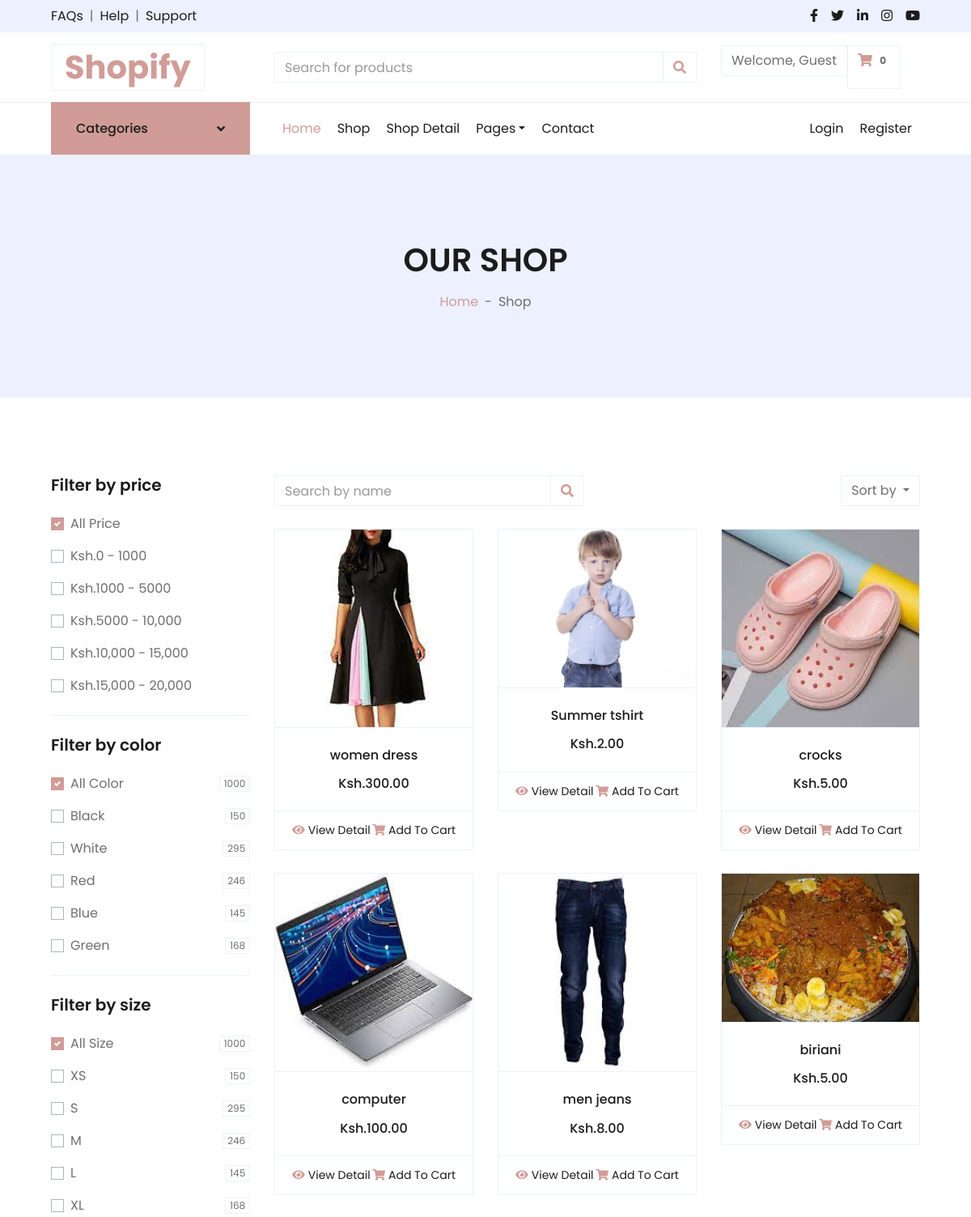
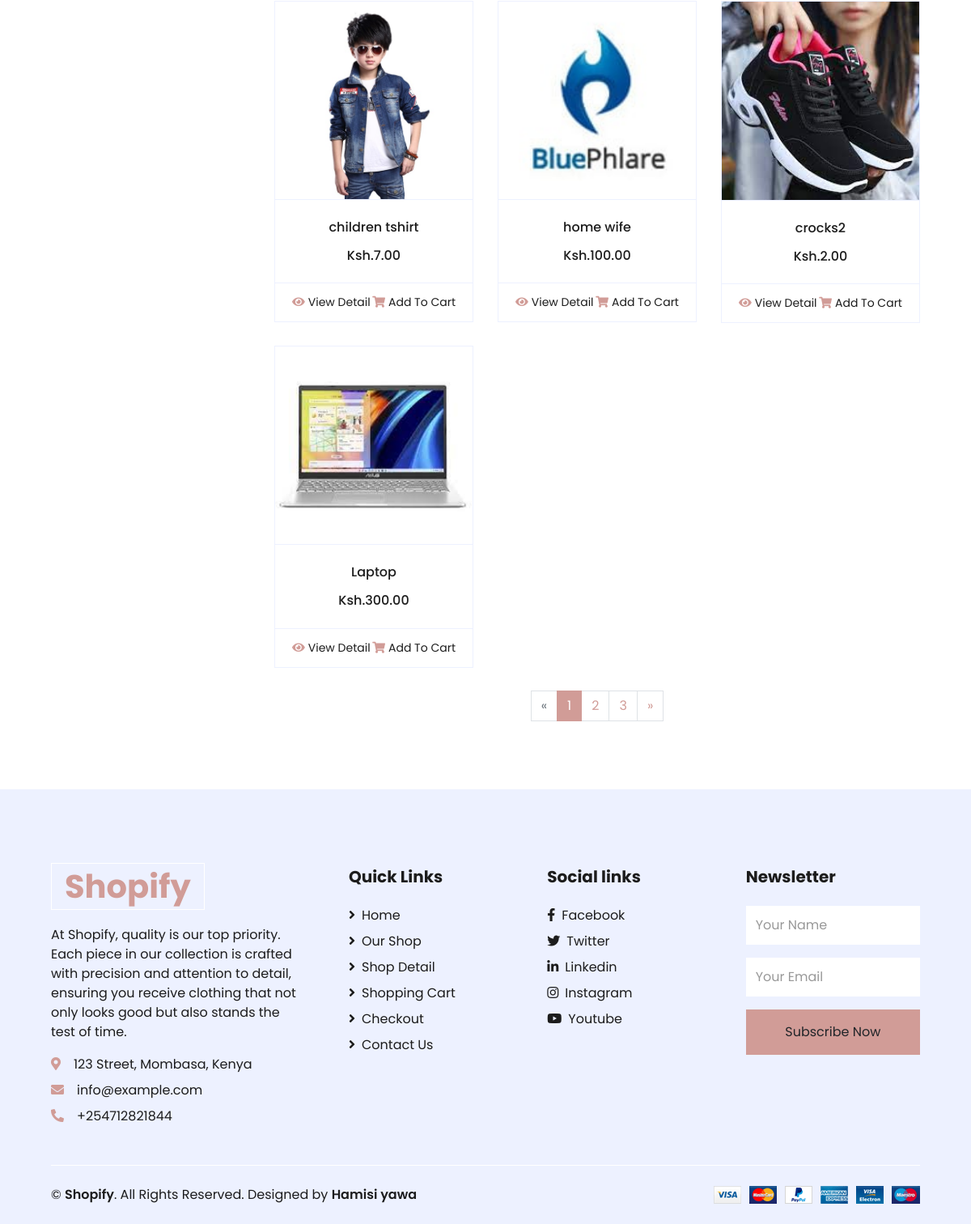
The app's page /shop/ with its own data (2 pictures, top to bottom).
### shopify/models.py (models this page shows, shortened)
class Product(models.Model):
    Category = models.ForeignKey(Category, on_delete=models.CASCADE, null=True, blank=True)
    product_title = models.CharField(max_length=30, null=True)
    price = models.DecimalField(max_digits=7,decimal_places=2)
    description = models.CharField(max_length=255,null=True)
    sizes = models.CharField(max_length=10, choices=[('XS', 'XS'), ('S', 'S'), ('M', 'M'), ('L', 'L'), ('XL', 'XL')], null=True, blank=True)
    colors = models.CharField(max_length=20, null=True, blank=True)
    digital = models.BooleanField(default=False,null=True, blank=False)
    trendy = models.BooleanField(default=False,null=True, blank=False)
    image = models.ImageField(upload_to='media/', default='profile.png')

### shopify/views.py (the view)
# urls.py: path('shop/', views.shop, name='shop'),
def shop(request):
    products = Product.objects.all()
    categories = Category.objects.all()
    data = cartData(request)
    shipping = data['shipping']
    cartItems = data['cartItems']
    order = data['order']
    items = data['items']
    context ={
        'cartItems': cartItems,
        'items':items,
        'order': order,
        'categories': categories,
        'products': products,
        'name':'shop'
    }
    return render(request, 'shop.html',context)

### shopify/utils.py (called while the page is built, shortened)
def cookieCart(request):
    try:
       cart = json.loads(request.COOKIES['cart'])
    except:
        cart = {}
    print('Cart:', cart)
    items = []
    order = {'get_cart_total': 0, 'get_cart_items': 0,'shiping_details': False}
    cartItems = order['get_cart_items']
    return {'cartItems': cartItems,'order': order, 'items': items}

def cartData(request):
    if request.user.is_authenticated:
        shipping = Shipping.objects.first()
        customer = request.user.customer
        order, created = Order.objects.get_or_create(customer=customer, complete=False)
        items = order.orderitem_set.all()
        cartItems = order.get_cart_items
    else:
        shipping = Shipping.objects.first()
        cookieData = cookieCart(request)
        cartItems = cookieData['cartItems']
        order = cookieData['order']
        items = cookieData['items']
    return {'cartItems': cartItems,'order': order, 'items': items, 'shipping': shipping}

### shopify/templates/shop.html (shortened to what this page needs)
{% extends 'common.html'%}
{% load static %}
{% block content %}
 <div class="container-fluid bg-secondary mb-5">
    <div class="d-flex flex-column align-items-center justify-content-center" style="min-height: 300px">
        <h1 class="font-weight-semi-bold text-uppercase mb-3">Our Shop</h1>
        <div class="d-inline-flex">
            <p class="m-0"><a href="{% url 'shopify:home'%}">Home</a></p>
            <p class="m-0 px-2">-</p>
            <p class="m-0">Shop</p>
        </div>
    </div>
</div>
<div class="container-fluid pt-5">
    <div class="row px-xl-5">
        <div class="col-lg-3 col-md-12">
            <div class="border-bottom mb-4 pb-4">
                <h5 class="font-weight-semi-bold mb-4">Filter by price</h5>
                <form>
                    <div class="custom-control custom-checkbox d-flex align-items-center justify-content-between mb-3">
                        <label class="custom-control-label" for="price-all">All Price</label>
                    </div>
                    <div class="custom-control custom-checkbox d-flex align-items-center justify-content-between mb-3">
                        <label class="custom-control-label" for="price-1">Ksh.0 - 1000</label>
                    </div>
                    <div class="custom-control custom-checkbox d-flex align-items-center justify-content-between mb-3">
                        <label class="custom-control-label" for="price-2">Ksh.1000 - 5000</label>
                    </div>
                    <div class="custom-control custom-checkbox d-flex align-items-center justify-content-between mb-3">
                        <label class="custom-control-label" for="price-3">Ksh.5000 - 10,000</label>
                    </div>
                    <div class="custom-control custom-checkbox d-flex align-items-center justify-content-between mb-3">
                        <label class="custom-control-label" for="price-4">Ksh.10,000 - 15,000</label>
                    </div>
                    <div class="custom-control custom-checkbox d-flex align-items-center justify-content-between">
                        <label class="custom-control-label" for="price-5">Ksh.15,000 - 20,000</label>
                    </div>
                </form>
            </div>
            <div class="border-bottom mb-4 pb-4">
                <h5 class="font-weight-semi-bold mb-4">Filter by color</h5>
                <form>
                    <div class="custom-control custom-checkbox d-flex align-items-center justify-content-between mb-3">
                        <label class="custom-control-label" for="price-all">All Color</label>
                        <span class="badge border font-weight-normal">1000</span>
                    </div>
                    <div class="custom-control custom-checkbox d-flex align-items-center justify-content-between mb-3">
                        <label class="custom-control-label" for="color-1">Black</label>
                        <span class="badge border font-weight-normal">150</span>
                    </div>
                    <div class="custom-control custom-checkbox d-flex align-items-center justify-content-between mb-3">
                        <label class="custom-control-label" for="color-2">White</label>
                        <span class="badge border font-weight-normal">295</span>
                    </div>
                    <div class="custom-control custom-checkbox d-flex align-items-center justify-content-between mb-3">
                        <label class="custom-control-label" for="color-3">Red</label>
                        <span class="badge border font-weight-normal">246</span>
                    </div>
                    <div class="custom-control custom-checkbox d-flex align-items-center justify-content-between mb-3">
                        <label class="custom-control-label" for="color-4">Blue</label>
                        <span class="badge border font-weight-normal">145</span>
                    </div>
                    <div class="custom-control custom-checkbox d-flex align-items-center justify-content-between">
                        <label class="custom-control-label" for="color-5">Green</label>
                        <span class="badge border font-weight-normal">168</span>
                    </div>
                </form>
            </div>
            <div class="mb-5">
                <h5 class="font-weight-semi-bold mb-4">Filter by size</h5>
                <form>
                    <div class="custom-control custom-checkbox d-flex align-items-center justify-content-between mb-3">
                        <label class="custom-control-label" for="size-all">All Size</label>
                        <span class="badge border font-weight-normal">1000</span>
                    </div>
                    <div class="custom-control custom-checkbox d-flex align-items-center justify-content-between mb-3">
                        <label class="custom-control-label" for="size-1">XS</label>
                        <span class="badge border font-weight-normal">150</span>
                    </div>
                    <div class="custom-control custom-checkbox d-flex align-items-center justify-content-between mb-3">
                        <label class="custom-control-label" for="size-2">S</label>
                        <span class="badge border font-weight-normal">295</span>
                    </div>
                    <div class="custom-control custom-checkbox d-flex align-items-center justify-content-between mb-3">
                        <label class="custom-control-label" for="size-3">M</label>
                        <span class="badge border font-weight-normal">246</span>
                    </div>
                    <div class="custom-control custom-checkbox d-flex align-items-center justify-content-between mb-3">
                        <label class="custom-control-label" for="size-4">L</label>
                        <span class="badge border font-weight-normal">145</span>
                    </div>
                    <div class="custom-control custom-checkbox d-flex align-items-center justify-content-between">
                        <label class="custom-control-label" for="size-5">XL</label>
                        <span class="badge border font-weight-normal">168</span>
                    </div>
                </form>
            </div>
        </div>
        <div class="col-lg-9 col-md-12">
            <div class="row pb-3">
                <div class="col-12 pb-1">
                    <div class="d-flex align-items-center justify-content-between mb-4">
                        <form action="">
                            <div class="input-group">
                                <input type="text" class="form-control" placeholder="Search by name">
                                <div class="input-group-append">
                                    <span class="input-group-text bg-transparent text-primary">
                                        <i class="fa fa-search"></i>
                                    </span>
                                </div>
                            </div>
                        </form>
                        <div class="dropdown ml-4">
                            <button class="btn border dropdown-toggle" type="button" id="triggerId" data-toggle="dropdown" aria-haspopup="true"
                                    aria-expanded="false">
                                        Sort by
                                    </button>
                        </div>
                    </div>
                </div>
                {% for product in products %}
                <div class="col-lg-4 col-md-6 col-sm-12 pb-1">
                    <div class="card product-item border-0 mb-4">
                        <div class="card-header product-img position-relative overflow-hidden bg-transparent border p-0">
                            <img class="img-fluid w-100" src="{{product.image.url}}" alt="product image">
                        </div>
                        <div class="card-body border-left border-right text-center p-0 pt-4 pb-3">
                            <h6 class="text-truncate mb-3">{{product.product_title}}</h6>
                            <div class="d-flex justify-content-center">
                                <h6>Ksh.{{product.price|floatformat:2}}</h6>
                            </div>
                        </div>
                        <div class="card-footer d-flex justify-content-between bg-light border">
                            <a href="" class="btn btn-sm text-dark p-0"><i class="fas fa-eye text-primary mr-1"></i>View Detail</a>
                            <button data-product="{{product.id}}" data-action="add" class="btn btn-sm text-dark p-0 update-cart"><i class="fas fa-shopping-cart text-primary mr-1"></i>Add To Cart</button>
                        </div>
                    </div>
                </div>
                {% endfor %}
                <div class="col-12 pb-1">
                    <nav aria-label="Page navigation">
                      <ul class="pagination justify-content-center mb-3">
                        <li class="page-item disabled">
                          <a class="page-link" href="#" aria-label="Previous">
                            <span aria-hidden="true">&laquo;</span>
                          </a>
                        </li>
                        <li class="page-item active"><a class="page-link" href="#">1</a></li>
                        <li class="page-item"><a class="page-link" href="#">2</a></li>
                        <li class="page-item"><a class="page-link" href="#">3</a></li>
                        <li class="page-item">
                          <a class="page-link" href="#" aria-label="Next">
                            <span aria-hidden="true">&raquo;</span>
                          </a>
                        </li>
                      </ul>
                    </nav>
                </div>
            </div>
        </div>
    </div>
</div>
{% endblock %}

### records on screen
Product: image (picture), product_title "women dress", price "300.00"
Product: image (picture), product_title "Summer tshirt", price "2.00"
Product: image (picture), product_title "crocks", price "5.00"
Product: image (picture), product_title "computer", price "100.00"
Product: image (picture), product_title "men jeans", price "8.00"
Product: image (picture), product_title "biriani", price "5.00"
Product: image (picture), product_title "children tshirt", price "7.00"
Product: image (picture), product_title "home wife", price "100.00"
Product: image (picture), product_title "crocks2", price "2.00"
Product: image (picture), product_title "Laptop", price "300.00"

### other values on screen
{{ cartItems }} "0"
